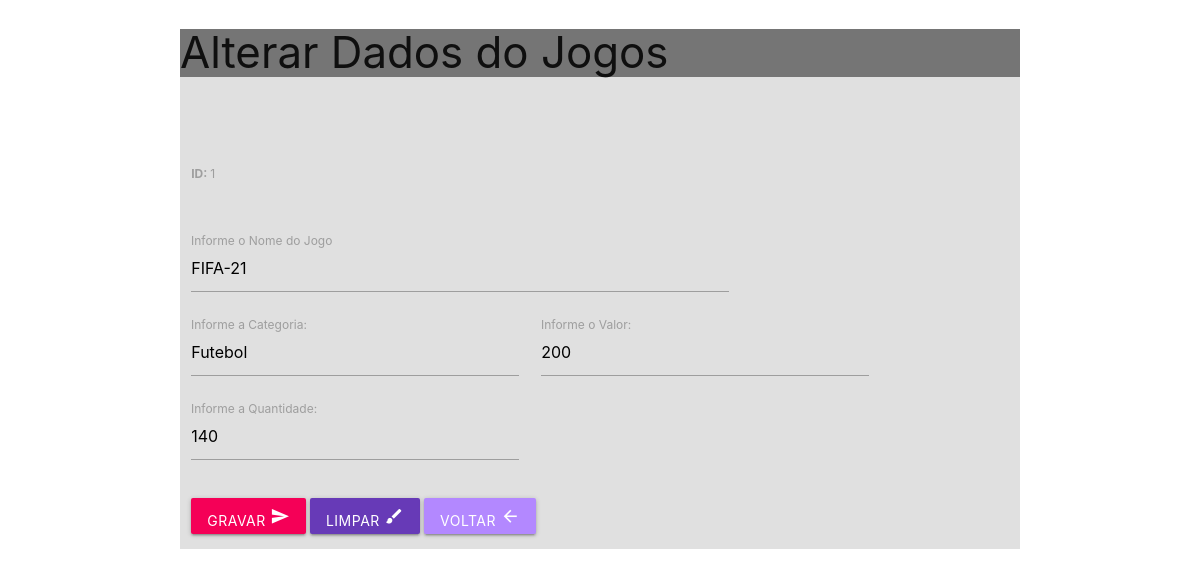
The app's page /frmEdtJogos.php?id=1 with its own data.
### tables this page shows
CREATE TABLE `jogos` (
  `id` int(11) NOT NULL,
  `nome` varchar(40) NOT NULL,
  `categoria` varchar(40) NOT NULL,
  `valor` float NOT NULL,
  `quantidade` int(6) NOT NULL
);

### frmEdtJogos.php (the view, shortened to what this page needs)
<?php
    $id =$_GET['id'];
     $pdo = Conexao::conectar();
     $pdo->setAttribute(PDO:: ATTR_ERRMODE, PDO::ERRMODE_EXCEPTION);
     $sql = "SELECT * FROM jogos WHERE id=?;";
     $query = $pdo->prepare($sql);
     $query->execute(array($id));
     $dados = $query->fetch(PDO::FETCH_ASSOC);
     $nome = $dados['nome'];
     $categoria = $dados['categoria'];
     $valor = $dados['valor'];
     $quantidade = $dados['quantidade'];
?>
<!DOCTYPE html>
<html lang="pt-br">
<head>
    <link rel="stylesheet" href="https://cdnjs.cloudflare.com/ajax/libs/materialize/1.0.0/css/materialize.min.css">
</head>
<body>
    <div class="container grey lighten-2 col s12">
        <div class="grey darken-1 col s12">
            <h3>Alterar Dados do Jogos</h3>
        </div>
     <div class="row">
        <form action="edtJogos.php" method="POST" id="frmEdtJogos" class="col s12">
            <div class="input-field col s8">
              <h3>
                <label for="lblID">
                         <b>ID: </b> <?php echo $id;?>
                </label>
              </h3>
            </div>
            <br>
            <div class="input-field col s8">
                <label for="lblNome">Informe o Nome do Jogo</label>
                <input type="text" class="form-control" id="txtNome" name="txtNome"
                value="<?php echo $nome?>">
            </div>
            <div class="input-field col s5">
                <label for="lblCategoria">Informe a Categoria: </label>
                <input type="text" class="form-control" id="txtCategoria" name="txtCategoria"
                value="<?php echo $categoria?>">
            </div>
            <div class="input-field col s5">
                <label for="lblValor">Informe o Valor: </label>
                <input type="text" class="form-control" id="txtValor" name="txtValor"
                value="<?php echo $valor?>">
            </div>
            <div class="input-field col s5">
                <label for="lblQuantidade">Informe a Quantidade: </label>
                <input type="number" class="form-control" id="txtQuantidade" name="txtQuantidade"
                value="<?php echo $quantidade?>">
            </div>
            <br>
            <div class="input-field col s8">
               <button class="btn waves-effect waves-light pink accent-3" type="submit" name="btnGravar">
               Gravar <i class="material-icons">send</i>
               </button>
               <button class="btn waves-effect waves-light deep-purple" type="reset" name="btnLimpar">
               Limpar <i class="material-icons">brush</i>
               </button>
               <button class="btn waves-effect waves-light deep-purple accent-1" type="button" name="btnVoltar"
                onclick="JavaScript:location.href='listarJogos.php'">
               Voltar <i class="material-icons">arrow_back</i>
               </button>
            </div>
        </form>
     </div>
    </div>
</body>
</html>

### records on screen
jogos: txtNome "FIFA-21", txtCategoria "Futebol", txtValor "200", txtQuantidade "140"

### other values on screen
$id "1"
